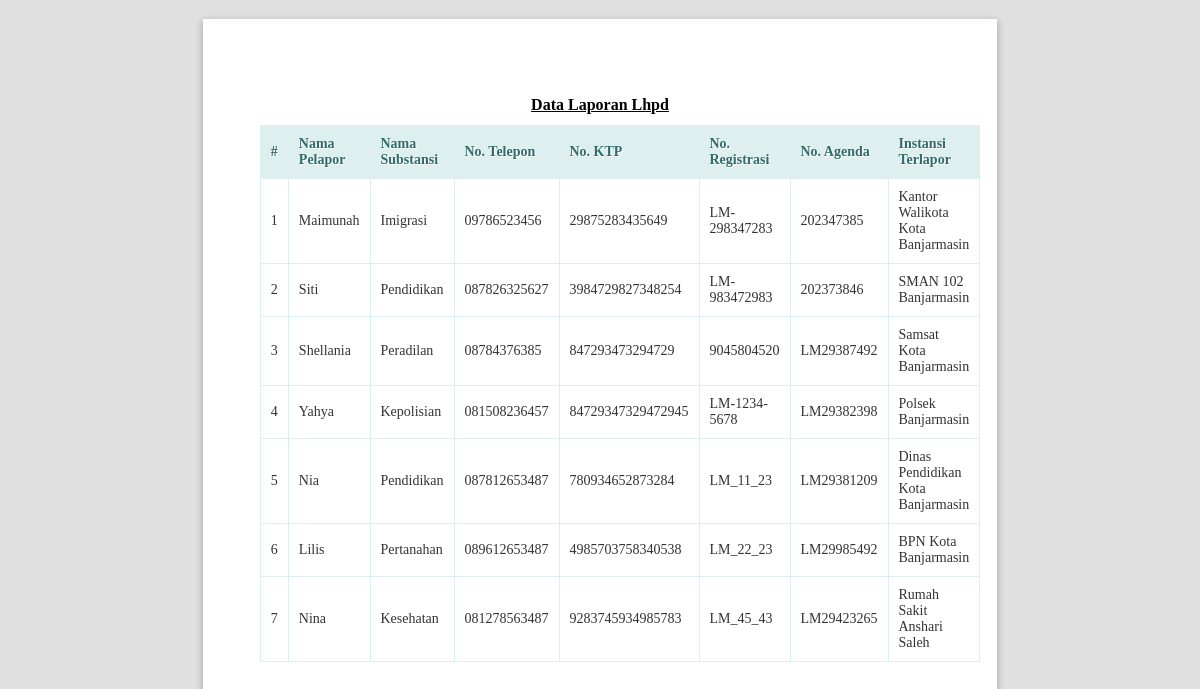
Before: /lhpd/lihatlaporan (signed in) with the older database file.
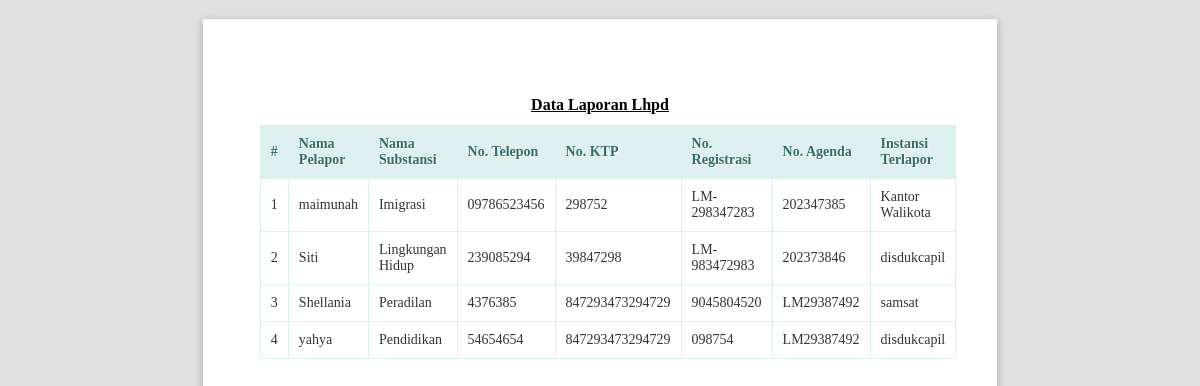
After: the same page with the newer database file.
### tables this page shows
CREATE TABLE `lhpd` (
  `id` int NOT NULL,
  `nama_pelapor` varchar(200) NOT NULL,
  `no_telp` varchar(14) NOT NULL,
  `alamat` varchar(250) NOT NULL,
  `no_KTP` varchar(30) NOT NULL,
  `no_registrasi` varchar(30) NOT NULL,
  `no_agenda` varchar(30) NOT NULL,
  `substansi_id` int DEFAULT NULL,
  `instansi_terlapor` varchar(100) NOT NULL,
  `perihal` text NOT NULL,
  `tgl_bedah` date NOT NULL,
  `tgl_laporan` date NOT NULL
);

CREATE TABLE `substansi` (
  `id` int NOT NULL,
  `nama_substansi` varchar(100) DEFAULT NULL
);

### app/core/Controller.php (called while the page is built, shortened)
<?php
class Controller
{
    public function view($view, $data = [])
    {
        require_once '../app/views/' . $view . '.php';
    }
    public function model($model)
    {
        return new $model;
    }
}

### app/controllers/Lhpd.php (called while the page is built, shortened)
<?php
class Lhpd extends Controller
{
    public function lihatlaporan()
    {
        $data['title'] = 'Data Laporan Lhpd';
        $data['lhpd'] = $this->model('LhpdModel')->getAllLhpd();
        $this->view('lhpd/lihatlaporan', $data);
    }
}

### app/core/App.php (called while the page is built, shortened)
<?php
class App
{
    protected $method = 'index';
    protected $params = [];
    public function __construct()
    {
        $url = $this->parseURL();
        if (is_array($url) && isset($url[0]) && file_exists('../app/controllers/' . $url[0] . '.php')) {
            unset($url[0]);
        }
        $this->controller = new $this->controller;
        if (isset($url[1])) {
            if (method_exists($this->controller, $url[1])) {
                $this->method = $url[1];
            }
        }
        call_user_func_array([$this->controller, $this->method], $this->params);
    }
    public function parseURL()
    {
        if (isset($_GET['url'])) {
            $url = rtrim($_GET['url'], '/');
            $url = filter_var($url, FILTER_SANITIZE_URL);
            $url = explode('/', $url);
            return $url;
        }
    }
}

### public/index.php (called while the page is built, shortened)
<?php
$app = new App;

### app/core/Database.php (called while the page is built, shortened)
<?php
class Database
{
    private $host = DB_HOST;
    private $user = DB_USER;
    private $pass = DB_PASS;
    private $dbnm = DB_NAME;
    private $dbh;
    private $stmt;
    public function __construct()
    {
        $dsn = 'mysql:host=' . $this->host . ';dbname=' . $this->dbnm;
        $option = [
            PDO::ATTR_PERSISTENT => true,
            PDO::ATTR_ERRMODE => PDO::ERRMODE_EXCEPTION
        ];
        try {
            $this->dbh = new PDO($dsn, $this->user, $this->pass, $option);
        } catch (PDOException $e) {
            die($e->getMessage());
        }
    }
    public function query($query)
    {
        $this->stmt = $this->dbh->prepare($query);
    }
    public function execute()
    {
        $this->stmt->execute();
    }
    public function resultSet()
    {
        $this->execute();
        return $this->stmt->fetchAll(PDO::FETCH_ASSOC);
    }
}

### app/models/LhpdModel.php (called while the page is built, shortened)
<?php
class LhpdModel
{
    private $table = 'lhpd';
    private $db;
    public function __construct()
    {
        $this->db = new Database;
    }
    public function getAllLhpd()
    {
        $this->db->query('SELECT lhpd.*, substansi.nama_substansi FROM ' . $this->table . ' LEFT JOIN substansi ON lhpd.substansi_id = substansi.id');
        return $this->db->resultSet();
    }
}

### app/views/lhpd/lihatlaporan.php (the view, shortened to what this page needs)
<!DOCTYPE html>
<html lang="en">
<head>
    <link rel="stylesheet" href="<?= base_url ?>/dist/js/normalize.min.css">
    <link rel="stylesheet" href="<?= base_url ?>/dist/css/paper.css">
</head>
<body class="A4 potrait">
    <section class="sheet padding-15mm">
        <h1 class="center" style="text-decoration: underline;margin-top: 20px;"><?= $data['title'] ?></h1>
        <table class="table">
            <thead>
                <tr>
                    <th style="width: 10px">#</th>
                    <th>Nama Pelapor</th>
                    <th>Nama Substansi</th>
                    <th>No. Telepon</th>
                    <th>No. KTP</th>
                    <th>No. Registrasi</th>
                    <th>No. Agenda</th>
                    <th>Instansi Terlapor</th>
                </tr>
            </thead>
            <tbody>
                <?php $no = 1; ?>
                <?php foreach ($data['lhpd'] as $lhpd) : ?>
                    <tr>
                        <td><?= $no; ?></td>
                        <td><?= $lhpd['nama_pelapor']; ?></td>
                        <td><?= $lhpd['nama_substansi']; ?></td>
                        <td><?= $lhpd['no_telp']; ?></td>
                        <td><?= $lhpd['no_KTP']; ?></td>
                        <td><?= $lhpd['no_registrasi']; ?></td>
                        <td><?= $lhpd['no_agenda']; ?></td>
                        <td><?= $lhpd['instansi_terlapor']; ?></td>
                    </tr>
                <?php $no++;
                endforeach; ?>
            </tbody>
        </table>
    </section>
</body>
</html>

### app/views/lhpd/lihatlaporan.php (style rules this page uses)
.center { margin-right: auto; margin-left: auto; text-align: center; }
h1 { font-size: 16px; }
* { font-family: Calibri; font-size: 14px; }
.table { border: solid 1px #DDEEEE; border-collapse: collapse; border-spacing: 0; font: normal 13px Arial, sans-serif; width: 100%; }
.table thead th { background-color: #DDEFEF; border: solid 1px #DDEEEE; color: #336B6B; padding: 10px; text-align: left; text-shadow: 1px 1px 1px #fff; }
.table tbody td { border: solid 1px #DDEEEE; color: #333; padding: 10px; text-shadow: 1px 1px 1px #fff; }

Changed rows visible on the page:
removed lhpd: nama_pelapor "Nia", substansi.nama_substansi "Pendidikan", no_telp "087812653487", no_KTP "780934652873284", no_registrasi "LM_11_23", no_agenda "LM29381209", instansi_terlapor "Dinas Pendidikan Kota Banjarmasin"
removed lhpd: nama_pelapor "Lilis", substansi.nama_substansi "Pertanahan", no_telp "089612653487", no_KTP "4985703758340538", no_registrasi "LM_22_23", no_agenda "LM29985492", instansi_terlapor "BPN Kota Banjarmasin"
removed lhpd: nama_pelapor "Nina", substansi.nama_substansi "Kesehatan", no_telp "081278563487", no_KTP "9283745934985783", no_registrasi "LM_45_43", no_agenda "LM29423265", instansi_terlapor "Rumah Sakit Anshari Saleh"
changed lhpd "LM-298347283": nama_pelapor "Maimunah" → "maimunah"; no_KTP "29875283435649" → "298752"; instansi_terlapor "Kantor Walikota Kota Banjarmasin" → "Kantor Walikota"
changed lhpd "Siti": substansi.nama_substansi "Pendidikan" → "Lingkungan Hidup"; no_telp "087826325627" → "239085294"; no_KTP "3984729827348254" → "39847298"; instansi_terlapor "SMAN 102 Banjarmasin" → "disdukcapil"
changed lhpd "Shellania": no_telp "08784376385" → "4376385"; instansi_terlapor "Samsat Kota Banjarmasin" → "samsat"
changed lhpd: nama_pelapor "Yahya" → "yahya"; substansi.nama_substansi "Kepolisian" → "Pendidikan"; no_telp "081508236457" → "54654654"; no_KTP "84729347329472945" → "847293473294729"; no_registrasi "LM-1234-5678" → "098754"; no_agenda "LM29382398" → "LM29387492"; instansi_terlapor "Polsek Banjarmasin" → "disdukcapil"
